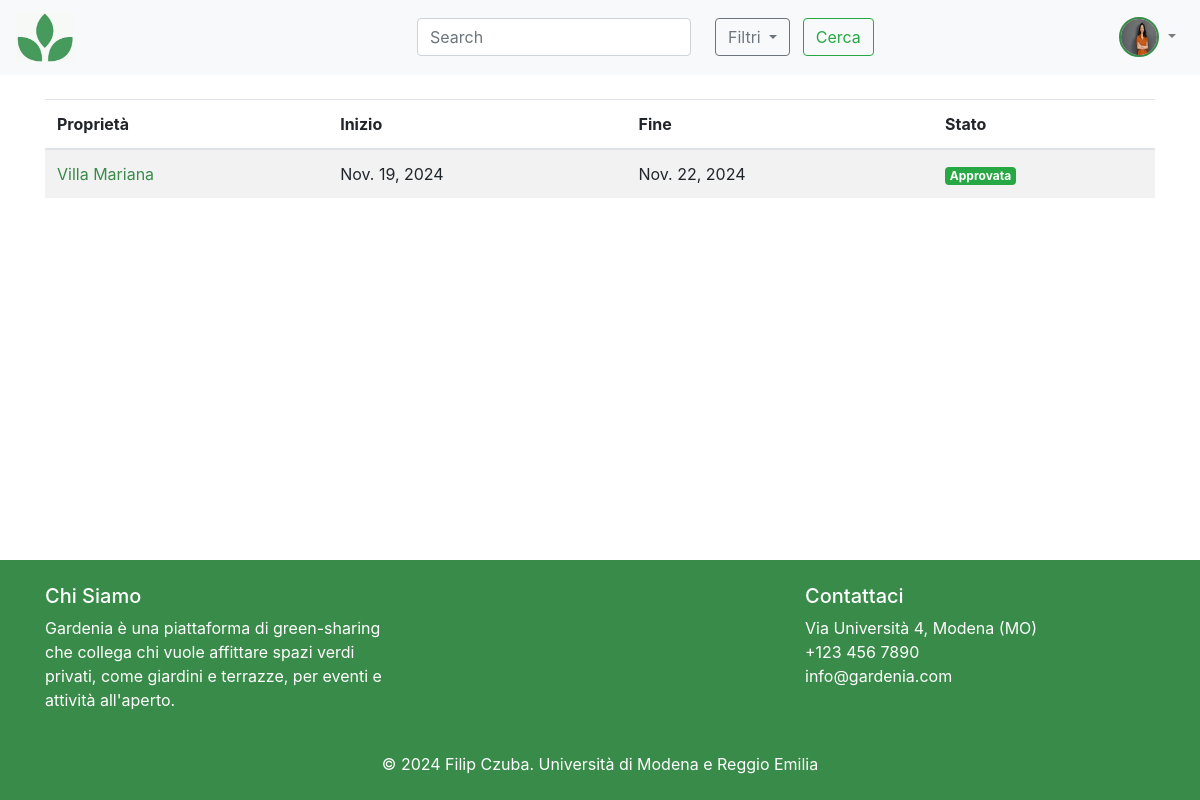
The app's page /renter/bookings/ (signed in) with its own data.
### accounts/models.py (models this page shows, shortened)
class CustomUser(AbstractUser):
    USER_TYPE_CHOICES = [
        ('landlord', 'Landlord'),
        ('renter', 'Renter'),
    ]
    username = None
    name = models.CharField(max_length=30, blank=True)
    surname = models.CharField(max_length=30, blank=True)
    user_type = models.CharField(max_length=10, choices=USER_TYPE_CHOICES, default='renter')
    address = models.CharField(max_length=255, blank=True)
    description = models.CharField(max_length=400, null=True, blank=True)
    phone_number = models.CharField(max_length=20, blank=True)
    profile_picture = models.ImageField(upload_to=user_profile_directory_path, default='assets/default_user.png')
    email = models.EmailField(unique=True)
    objects = CustomUserManager()
    EMAIL_FIELD = 'email'
    USERNAME_FIELD = 'email'
    REQUIRED_FIELDS = ['name', 'surname', 'user_type']  # Fields required during user creation
    groups = models.ManyToManyField(
        'auth.Group',
        related_name='customuser_set',
        blank=True,
        help_text='The groups this user belongs to.',
        verbose_name='groups'
    )
    user_permissions = models.ManyToManyField(
        'auth.Permission',
        related_name='customuser_set',
        blank=True,
        help_text='Specific permissions for this user.',
        verbose_name='user permissions'
    )

### posts/models.py (models this page shows, shortened)
class RentRequest(models.Model):
    STATUS_CHOICES = [
        ('pending', 'Pending'),
        ('approved', 'Approved'),
        ('rejected', 'Rejected'),
    ]
    post = models.ForeignKey(Post, on_delete=models.CASCADE, related_name='rent_requests')
    renter = models.ForeignKey(settings.AUTH_USER_MODEL, on_delete=models.CASCADE)
    start_date = models.DateField()
    end_date = models.DateField()
    status = models.CharField(max_length=10, choices=STATUS_CHOICES, default='pending')

class Post(models.Model):
    title = models.CharField(max_length=100)
    description = models.TextField()
    address = models.CharField(max_length=255)
    landlord = models.ForeignKey(settings.AUTH_USER_MODEL, on_delete=models.CASCADE)
    wifi = models.BooleanField(default=False)
    bathroom = models.BooleanField(default=False)
    bbq = models.BooleanField(default=False)
    pool = models.BooleanField(default=False)
    kid_friendly = models.BooleanField(default=False)
    parking = models.BooleanField(default=False)
    electricity = models.BooleanField(default=False)
    max_people = models.PositiveIntegerField(default=20)  # Default 20
    price_per_person = models.DecimalField(max_digits=10, decimal_places=2, null=False,default=100)
    image = models.ImageField(upload_to='posts/', default='assets/logo_greyscale.png')
    created_at = models.DateTimeField(auto_now_add=True)
    updated_at = models.DateTimeField(auto_now=True)

### posts/views.py (the view)
# urls.py: path('renter/bookings/', RenterBookingsView.as_view(), name='renter_bookings'),
class RenterBookingsView(LoginRequiredMixin, UserPassesTestMixin, ListView):
    model = RentRequest
    template_name = 'posts/renter_bookings.html'
    context_object_name = 'bookings'
    def get_queryset(self):
        return RentRequest.objects.filter(renter=self.request.user)
    def test_func(self):
        return self.request.user.user_type == 'renter'

### posts/templates/posts/renter_bookings.html (shortened to what this page needs)
{% extends 'basebs.html' %}
{% block content %}
    <div class="container mt-4">
        {% if bookings %}
            <table class="table table-striped">
                <thead>
                    <tr>
                        <th>Proprietà</th>
                        <th>Inizio</th>
                        <th>Fine</th>
                        <th>Stato</th>
                    </tr>
                </thead>
                <tbody>
                    {% for booking in bookings %}
                        <tr>
                            <td><a href={% url 'post_detail' booking.post.pk%} style="color: #398b49;">{{ booking.post.title }}</a></td>
                            <td>{{ booking.start_date }}</td>
                            <td>{{ booking.end_date }}</td>
                            <td>
                                {% if booking.status == 'pending' %}
                                    <span class="badge badge-warning">In attesa</span>
                                {% elif booking.status == 'approved' %}
                                    <span class="badge badge-success">Approvata</span>
                                {% elif booking.status == 'rejected' %}
                                    <span class="badge badge-danger">Rifiutata</span>
                                {% endif %}
                            </td>
                        </tr>
                    {% endfor %}
                </tbody>
            </table>
        {% else %}
            <p>Non hai ancora prenotato nulla!</p>
        {% endif %}
    </div>
{% endblock %}

### templates/basebs.html (shortened to what this page needs)
<!DOCTYPE html>
<html lang="en">
<head>
    {% block head %}
        <link rel="stylesheet" href="https://cdn.jsdelivr.net/npm/bootstrap@4.6.1/dist/css/bootstrap.min.css">
    {% endblock %}
    {% load crispy_forms_tags %}
    {% load static %}
</head>
<body>
<header class="top-bar">
    <nav class="navbar navbar-expand-lg navbar-light bg-light">
        <a class="navbar-brand" href="{% url 'home' %}">
            <img src="{% static 'assets/logo.png' %}" alt="logo" style="width: 15%; height: auto;">
        </a>
        <form class="form-inline my-2 my-lg-0" method="GET" action="{% url 'home' %}">
            <input class="form-control mr-sm-2" type="search" name="q" placeholder="Search" aria-label="Search" value="{{ request.GET.q }}">
            <div class="dropdown ml-3">
                <button class="btn btn-outline-secondary dropdown-toggle" type="button" id="filterDropdown" data-toggle="dropdown" aria-haspopup="true" aria-expanded="false">
                    Filtri
                </button>
                        <button type="submit" class="btn btn-outline-success mx-2">Cerca</button>
                    </form>
        <div class="ml-auto">
            {% if user.is_authenticated %}
            <ul class="navbar-nav">
                <li class="nav-item dropdown">
                    <a class="nav-link dropdown-toggle" href="#" id="navbarDropdown" role="button" data-toggle="dropdown" aria-haspopup="true" aria-expanded="false">
                        <img src="{% if user.profile_picture %}{{ user.profile_picture.url }}{% else %}{% static 'assets/default_user.png' %}{% endif %}" alt="User Profile" class="rounded-circle" style="width: 40px; height: 40px; border: 2px solid #398b49;">
                    </a>
                </li>
            </ul>
            {% else %}
            <a class="btn btn-outline-success my-2 my-sm-0" href="{% url 'login' %}">Login</a>
            <a class="btn btn-outline-secondary my-2 my-sm-0" href="{% url 'register' %}">Registrati</a>
            {% endif %}
        </div>
    </nav>
</header>
    <main>
        {% block content %}
        {% endblock %}
    </main>
    <footer class="text-white py-4">
        <div class="container">
            <div class="row">
                <div class="col-md-4">
                    <h5>Chi Siamo</h5>
                    <p>Gardenia è una piattaforma di green-sharing che collega chi vuole affittare spazi verdi privati, come giardini e terrazze, per eventi e attività all'aperto.</p>
                </div>
                <div class="col-md-4"></div>
                <div class="col-md-4">
                    <h5>Contattaci</h5>
                    <ul class="list-unstyled">
                        <li>Via Università 4, Modena (MO) </li>
                        <li> <a href="tel:+1234567890" class="text-white">+123 456 7890</a></li>
                        <li> <a href="mailto:info@example.com" class="text-white">info@gardenia.com</a></li>
                    </ul>
                </div>
            </div>
            <div class="text-center mt-4">
                <p class="mb-0">&copy; 2024 Filip Czuba. Università di Modena e Reggio Emilia</p>
            </div>
        </div>
    </footer>
</body>
</html>

### templates/basebs.html (style rules this page uses)
html, body { height: 100%; }
body { display: flex; flex-direction: column; }
main { flex: 1; }
footer { background-color: #398b49; color: white; }

### records on screen
CustomUser: profile_picture (picture)
RentRequest: post "Villa Mariana", start_date "Nov. 19, 2024", end_date "Nov. 22, 2024", status "Approvata"
